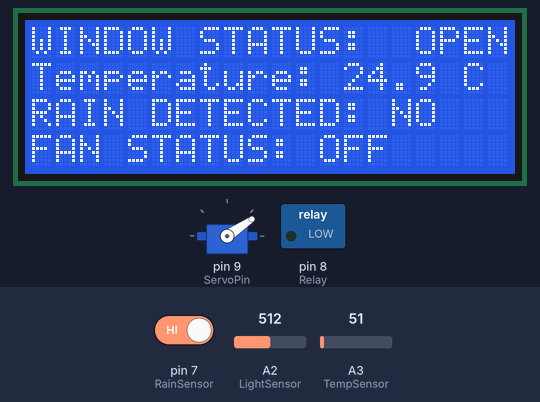
Recording of a sketch running on a simulated Arduino Uno, built with avr-gcc and run on an emulated ATmega328P. Shown: servo, 20×4 character LCD, switched loads named in the sketch (green lamp = pin HIGH). The inputs (shaded band) are chosen by the test bench; at power-on: A3 (TempSensor) = 51, pin 7 (RainSensor) HIGH, A2 (LightSensor) = 512.

Above: at 3.2 s.
3.3 s: A3 (TempSensor) set to 96
At 5.5 s:
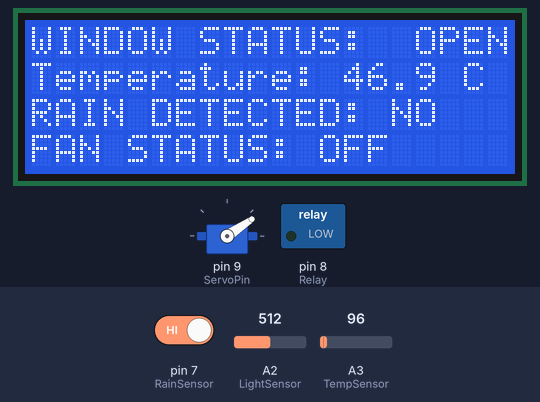
5.8 s: A3 (TempSensor) set to 110
At 8.3 s:
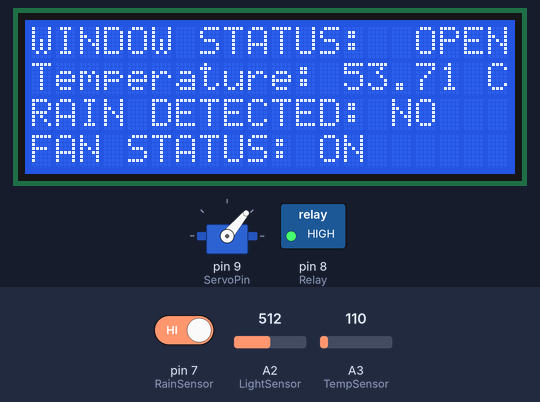
8.9 s: pin 7 (RainSensor) driven LOW
At 11.4 s:
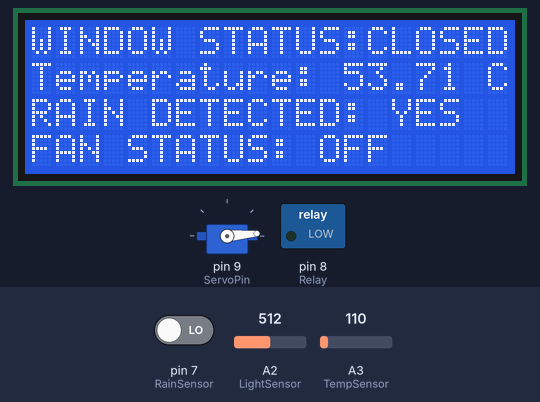
12.1 s: pin 7 (RainSensor) driven HIGH
At 13.6 s:
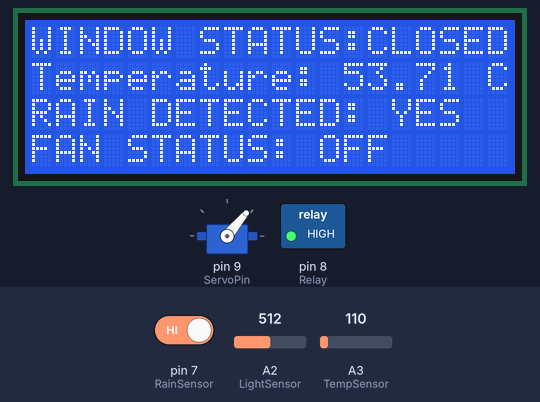
15.3 s: A3 (TempSensor) set to 86
At 16.9 s:
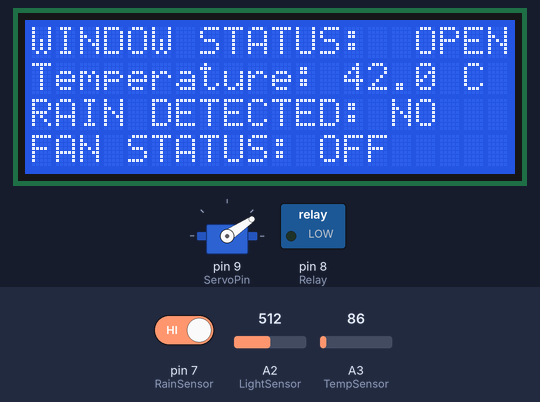
17.6 s: A2 (LightSensor) set to 1023
At 19.9 s:
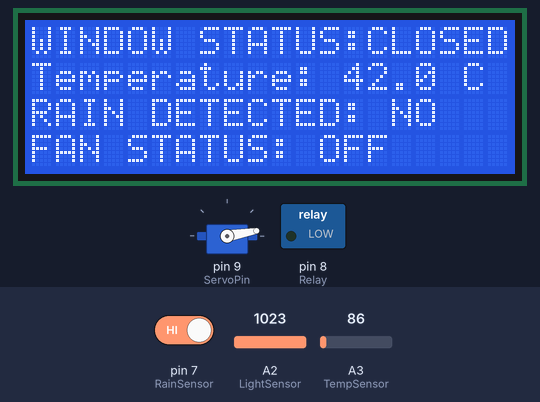
Timing chart, 0 to 21.4 s (numbered marks = the images above; inputs shaded):
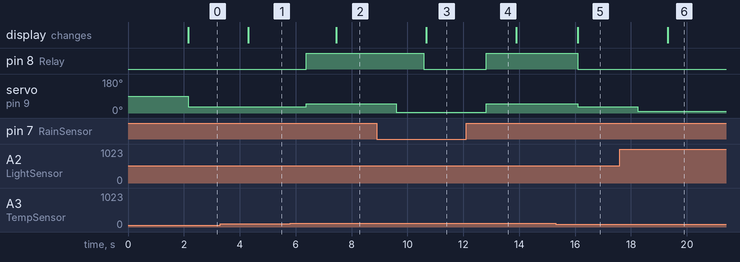

Measured:
- the behaviour switches between 102 and 103 on A3 (TempSensor) (found by bisection; images 1 and 2)
- after the input at 3.3 s, the display: changes after 1.0 s (image 1)
- after the input at 5.8 s, pin 8 (Relay): LOW → HIGH after 0.58 s; servo on pin 9 (ServoPin): 34° → 50° after 0.58 s; the display: changes after 1.6 s (image 2)
- after the input at 8.9 s, pin 8 (Relay): HIGH → LOW after 1.7 s; servo on pin 9 (ServoPin): 50° → 5° after 0.69 s; the display: changes after 1.8 s (image 3)
- after the input at 12.1 s, pin 8 (Relay): LOW → HIGH after 0.71 s; servo on pin 9 (ServoPin): 5° → 50° after 0.71 s
- after the input at 15.3 s, pin 8 (Relay): HIGH → LOW after 0.80 s; servo on pin 9 (ServoPin): 50° → 34° after 0.80 s; the display: changes after 0.80 s (image 5)
- after the input at 17.6 s, servo on pin 9 (ServoPin): 34° → 10° after 0.65 s; the display: changes after 1.7 s (image 6)

The sketch:

Weather_Based_Window_Controller.ino
```cpp
#include <Wire.h>
#include <Servo.h>
#include <LiquidCrystal_I2C.h>

int Relay = 8;
int RainSensor = 7;
int TempSensor = A3;
int LightSensor = A2;
int ServoPin = 9;
float temperatureC;
int Light;


unsigned long lastServoCheckTime = 0;
const int servoCheckInterval = 2000;

Servo myServo;
LiquidCrystal_I2C lcd(0x3F, 20, 4);

void setup() {
  Serial.begin(9600);
  pinMode(Relay, OUTPUT);
  pinMode(RainSensor, INPUT);
  myServo.attach(ServoPin);

  lcd.init();       // initialize the LC
  lcd.backlight();  // Turn on the blacklight

  lcd.clear();
  lcd.setCursor(6, 1);
  lcd.print("SYSTEM");
  lcd.setCursor(2, 2);
  lcd.print("INITIALIZATION");
  delay(2000);
}

void loop() {
  if (digitalRead(RainSensor) == LOW) {
    CloseWindow();
    digitalWrite(Relay, LOW);
    lcd.clear();
    lcd.setCursor(0, 0);
    lcd.print("WINDOW STATUS:");
    updateWindowStatus();
    lcd.setCursor(0, 1);
    lcd.print("Temperature: ");
    lcd.print(temperatureC);
    lcd.print(" C");
    lcd.setCursor(0, 2);
    lcd.print("RAIN DETECTED: YES");
    lcd.setCursor(0, 3);
    lcd.print("FAN STATUS: OFF");
    //delay(1000);
  } else if (digitalRead(RainSensor) == HIGH) {
    TempValues();
    if (temperatureC > 50) {
      digitalWrite(Relay, HIGH);
      OpenWindow();
      lcd.clear();
      lcd.setCursor(0, 0);
      lcd.print("WINDOW STATUS:");
      updateWindowStatus();
      lcd.setCursor(0, 1);
      lcd.print("Temperature: ");
      lcd.print(temperatureC);
      lcd.print(" C");
      lcd.setCursor(0, 2);
      lcd.print("RAIN DETECTED: NO");
      lcd.setCursor(0, 3);
      lcd.print("FAN STATUS: ON");
      //delay(1000);
    } else {
      lcd.clear();
      lcd.setCursor(0, 0);
      lcd.print("WINDOW STATUS:");
      updateWindowStatus();
      lcd.setCursor(0, 1);
      lcd.print("Temperature: ");
      lcd.print(temperatureC,1);
      lcd.print(" C");
      lcd.setCursor(0, 2);
      lcd.print("RAIN DETECTED: NO");
      lcd.setCursor(0, 3);
      lcd.print("FAN STATUS: OFF");
      digitalWrite(Relay, LOW);
      float LightIntensity = analogRead(LightSensor);

      int servoAngle = map(LightIntensity, 1023, 150, 10, 52);
      // Ensure servo angle is within valid range
      servoAngle = constrain(servoAngle, 5, 50);

      // Control the servo based on LDR values
      myServo.write(servoAngle);

      delay(1000);
    }
  }
}

void CloseWindow() {
  myServo.write(5);  // Set the servo angle to 5 degrees
  delay(1000);       // Wait for 1 second (adjust as needed)
  //myServo.detach();  // Detach the servo to stop it
  //while (1)
   // ;  // Stop the program
}
void OpenWindow() {
  myServo.write(50);  // Set the servo angle to 50 degrees
  delay(1000);        // Wait for 1 second (adjust as needed)
  //myServo.detach();   // Detach the servo to stop it
  //while (1)
  //  ;
}
void TempValues() {
  // Get the voltage reading from the LM35
  int reading = analogRead(TempSensor);

  // Convert that reading into voltage
  float voltage = reading * (5000.0 / 1024.0);

  // Convert the voltage into the temperature in Celsius
  temperatureC = voltage / 10.0;
}
void updateWindowStatus() {
  int servoAngle = myServo.read();
  if (servoAngle > 10) {
    lcd.setCursor(15, 0);
    lcd.print(" OPEN");
  } else {
    lcd.setCursor(14, 0);
    lcd.print("CLOSED");
  }
}
```
